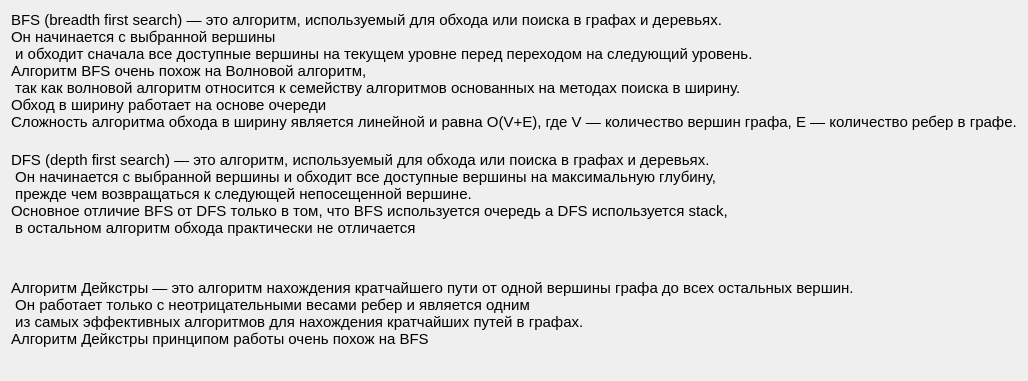
<?xml version="1.0" encoding="UTF-8"?>
<ui version="4.0">
 <class>Information</class>
 <widget class="QWidget" name="Information">
  <property name="geometry">
   <rect>
    <x>0</x>
    <y>0</y>
    <width>1021</width>
    <height>381</height>
   </rect>
  </property>
  <property name="windowTitle">
   <string>Form</string>
  </property>
  <layout class="QVBoxLayout" name="verticalLayout_2">
   <item>
    <layout class="QVBoxLayout" name="verticalLayout">
     <item>
      <widget class="QLabel" name="label">
       <property name="font">
        <font>
         <pointsize>11</pointsize>
        </font>
       </property>
       <property name="text">
        <string>BFS (breadth first search) — это алгоритм, используемый для обхода или поиска в графах и деревьях. 
Он начинается с выбранной вершины 
 и обходит сначала все доступные вершины на текущем уровне перед переходом на следующий уровень.
Алгоритм BFS очень похож на Волновой алгоритм, 
 так как волновой алгоритм относится к семейству алгоритмов основанных на методах поиска в ширину.
Обход в ширину работает на основе очереди
Сложность алгоритма обхода в ширину является линейной и равна O(V+E), где V — количество вершин графа, E — количество ребер в графе.</string>
       </property>
      </widget>
     </item>
     <item>
      <widget class="QLabel" name="label_2">
       <property name="font">
        <font>
         <pointsize>11</pointsize>
        </font>
       </property>
       <property name="text">
        <string>DFS (depth first search) — это алгоритм, используемый для обхода или поиска в графах и деревьях. 
 Он начинается с выбранной вершины и обходит все доступные вершины на максимальную глубину,
 прежде чем возвращаться к следующей непосещенной вершине.
Основное отличие BFS от DFS только в том, что BFS используется очередь а DFS используется stack,
 в остальном алгоритм обхода практически не отличается</string>
       </property>
      </widget>
     </item>
     <item>
      <widget class="QLabel" name="label_3">
       <property name="font">
        <font>
         <pointsize>11</pointsize>
        </font>
       </property>
       <property name="text">
        <string>Алгоритм Дейкстры — это алгоритм нахождения кратчайшего пути от одной вершины графа до всех остальных вершин. 
 Он работает только с неотрицательными весами ребер и является одним 
 из самых эффективных алгоритмов для нахождения кратчайших путей в графах.
Алгоритм Дейкстры принципом работы очень похож на BFS</string>
       </property>
      </widget>
     </item>
    </layout>
   </item>
  </layout>
 </widget>
 <resources/>
 <connections/>
</ui>
